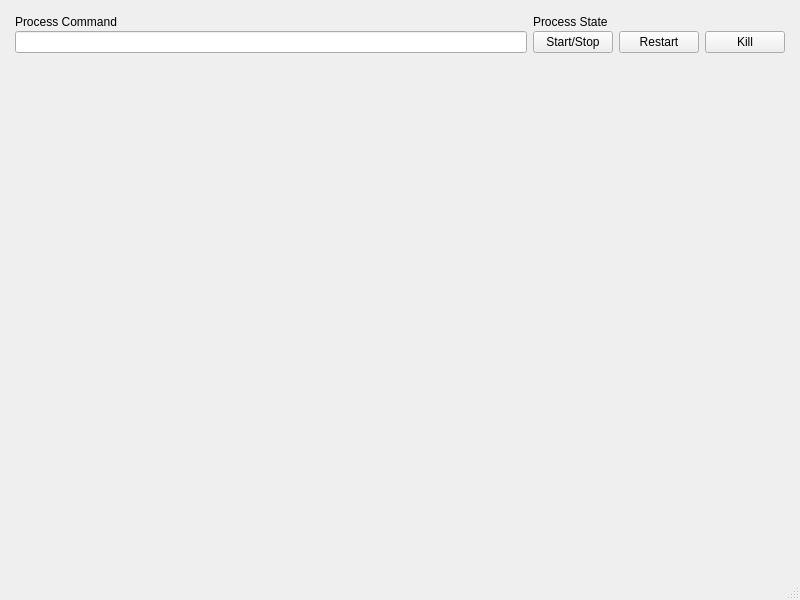
<?xml version="1.0" encoding="UTF-8"?>
<ui version="4.0">
 <class>MainWindow</class>
 <widget class="QMainWindow" name="MainWindow">
  <property name="geometry">
   <rect>
    <x>0</x>
    <y>0</y>
    <width>800</width>
    <height>600</height>
   </rect>
  </property>
  <property name="windowTitle">
   <string>MainWindow</string>
  </property>
  <widget class="QWidget" name="centralwidget">
   <layout class="QGridLayout" name="gridLayout">
    <item row="3" column="0">
     <spacer name="verticalSpacer">
      <property name="orientation">
       <enum>Qt::Vertical</enum>
      </property>
      <property name="sizeHint" stdset="0">
       <size>
        <width>20</width>
        <height>40</height>
       </size>
      </property>
     </spacer>
    </item>
    <item row="0" column="0">
     <layout class="QVBoxLayout" name="verticalLayout">
      <item>
       <layout class="QGridLayout" name="gridLayout_2">
        <property name="leftMargin">
         <number>6</number>
        </property>
        <property name="topMargin">
         <number>6</number>
        </property>
        <property name="rightMargin">
         <number>6</number>
        </property>
        <property name="bottomMargin">
         <number>6</number>
        </property>
        <property name="verticalSpacing">
         <number>2</number>
        </property>
        <item row="3" column="3">
         <widget class="QPushButton" name="pushButton_3">
          <property name="text">
           <string>Restart</string>
          </property>
         </widget>
        </item>
        <item row="3" column="2">
         <widget class="QPushButton" name="pushButton_2">
          <property name="text">
           <string>Start/Stop</string>
          </property>
         </widget>
        </item>
        <item row="3" column="4">
         <widget class="QPushButton" name="pushButton">
          <property name="text">
           <string>Kill</string>
          </property>
         </widget>
        </item>
        <item row="3" column="1">
         <widget class="QLineEdit" name="lineEdit"/>
        </item>
        <item row="0" column="1">
         <widget class="QLabel" name="label">
          <property name="text">
           <string>Process Command</string>
          </property>
         </widget>
        </item>
        <item row="0" column="2" colspan="3">
         <widget class="QLabel" name="label_2">
          <property name="text">
           <string>Process State</string>
          </property>
         </widget>
        </item>
       </layout>
      </item>
     </layout>
    </item>
   </layout>
  </widget>
  <widget class="QMenuBar" name="menubar">
   <property name="geometry">
    <rect>
     <x>0</x>
     <y>0</y>
     <width>800</width>
     <height>25</height>
    </rect>
   </property>
  </widget>
  <widget class="QStatusBar" name="statusbar"/>
 </widget>
 <resources/>
 <connections/>
</ui>
